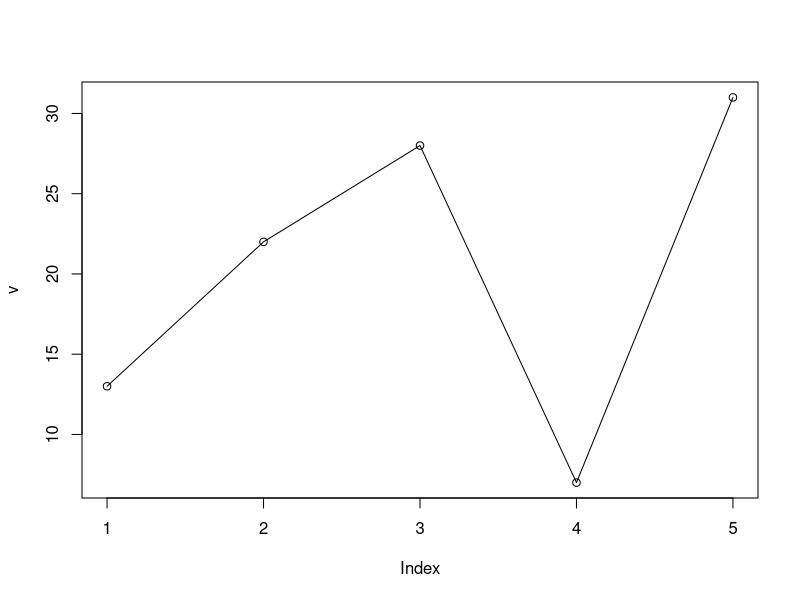
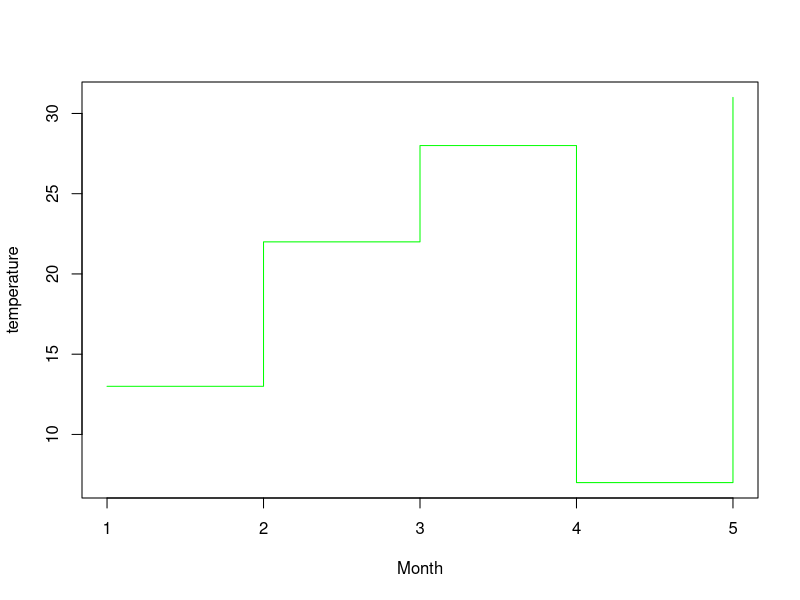
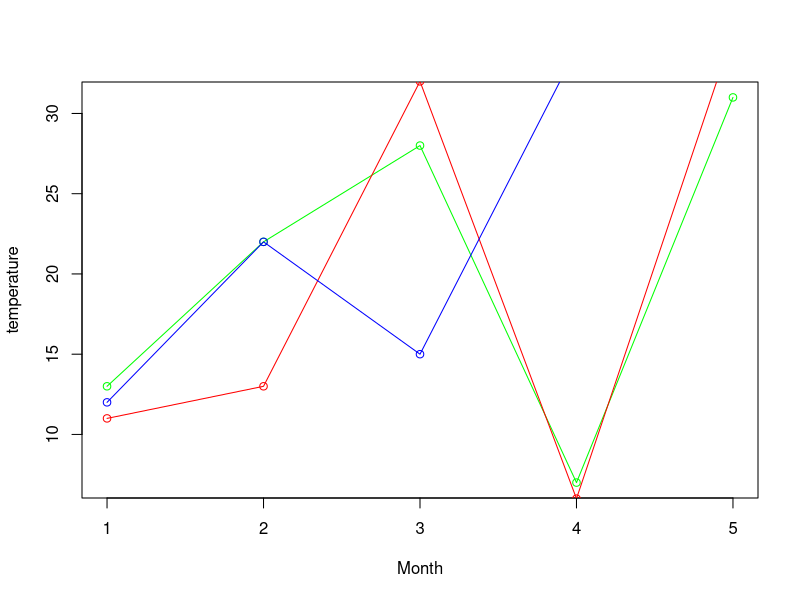

The R script that drew these images, in order:
#A line graph is a pictorial representation of information which changes
#continuously over time within a line graph, there are points connecting 
#the data to show continuous change.
#The lines in a line graph can move up and down based on the data
#plot(v,type,col,xlab,ylab)
#***********************************************
v<-c(13,22,28,7,31)
plot(v,type="o")

#***********************************************
v<-c(13,22,28,7,31)
plot(v,type="s",col="green",xlab="Month",
     ylab="temperature")
#**************************************************
v<-c(13,22,28,7,31)
w<-c(11,13,32,6,35)
x<-c(12,22,15,34,35)
plot(v,type="o",col="green",xlab="Month",
     ylab="temperature")

lines(w,type="o",col="red")
lines(x,type="o",col="blue")
